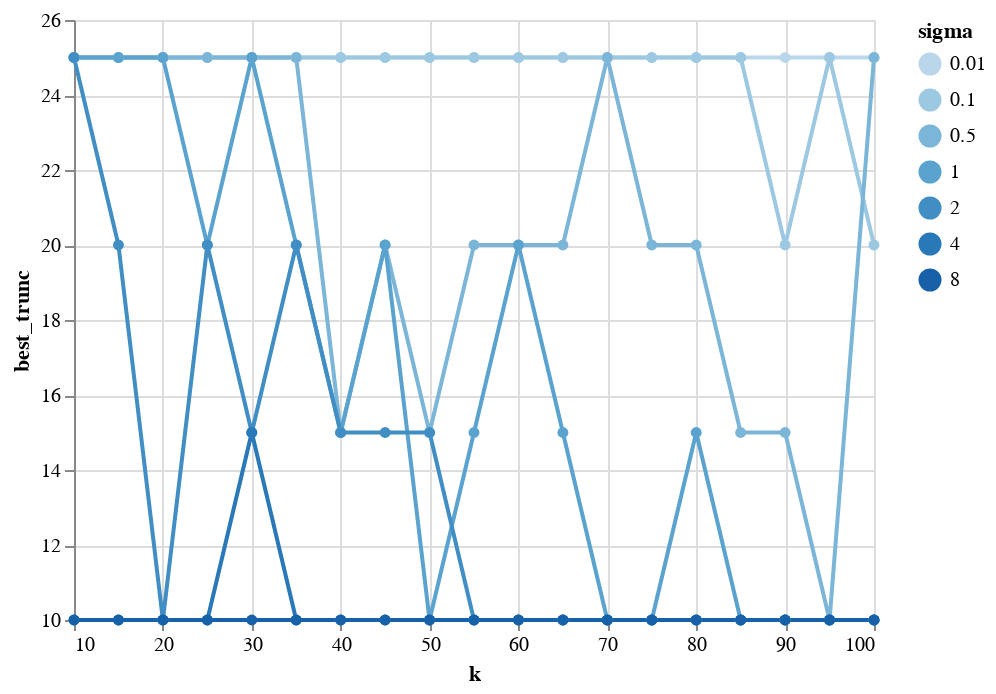

Notebook cell for this chart:
### Code cell
alt.Chart(df_trunc).mark_line(point=alt.OverlayMarkDef()).encode(
    alt.X('k'),
    alt.Y('best_trunc',scale=alt.Scale(zero=False)),
    color=alt.Color('sigma:O')
)

### Figure 1 — Vega-Lite specification as saved in the notebook (floating-point values rounded to 4 significant figures; data arrays with more than 128 entries replaced by an {"elided": "..."} marker saying what was removed)
{"config": {"view": {"continuousWidth": 400, "continuousHeight": 300}}, "data": {"name": "data-a77ee50463f1bd9b098f587374126625"}, "mark": {"type": "line", "point": {}}, "encoding": {"color": {"field": "sigma", "type": "ordinal"}, "x": {"field": "k", "type": "quantitative"}, "y": {"field": "best_trunc", "scale": {"zero": false}, "type": "quantitative"}}, "$schema": "https://vega.github.io/schema/vega-lite/v4.17.0.json", "datasets": {"data-a77ee50463f1bd9b098f587374126625": {"elided": "133 records"}}}
